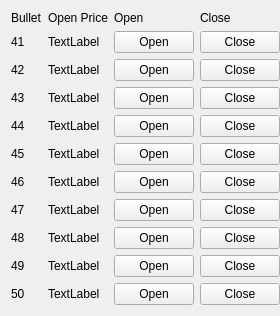
   <widget class="QWidget" name="gridLayoutWidget_5">
    <property name="geometry">
     <rect>
      <x>1060</x>
      <y>240</y>
      <width>248</width>
      <height>311</height>
     </rect>
    </property>
    <layout class="QGridLayout" name="gridLayout_5">
     <property name="rightMargin">
      <number>0</number>
     </property>
     <item row="1" column="2">
      <widget class="QPushButton" name="pushButton_83">
       <property name="text">
        <string>Open</string>
       </property>
      </widget>
     </item>
     <item row="0" column="2">
      <widget class="QLabel" name="label_105">
       <property name="text">
        <string>Open</string>
       </property>
      </widget>
     </item>
     <item row="1" column="3">
      <widget class="QPushButton" name="pushButton_84">
       <property name="text">
        <string>Close</string>
       </property>
      </widget>
     </item>
     <item row="9" column="0">
      <widget class="QLabel" name="label_106">
       <property name="text">
        <string>49</string>
       </property>
      </widget>
     </item>
     <item row="10" column="0">
      <widget class="QLabel" name="label_107">
       <property name="text">
        <string>50</string>
       </property>
      </widget>
     </item>
     <item row="5" column="3">
      <widget class="QPushButton" name="pushButton_85">
       <property name="text">
        <string>Close</string>
       </property>
      </widget>
     </item>
     <item row="2" column="3">
      <widget class="QPushButton" name="pushButton_86">
       <property name="text">
        <string>Close</string>
       </property>
      </widget>
     </item>
     <item row="9" column="3">
      <widget class="QPushButton" name="pushButton_87">
       <property name="text">
        <string>Close</string>
       </property>
      </widget>
     </item>
     <item row="1" column="0">
      <widget class="QLabel" name="label_108">
       <property name="text">
        <string>41</string>
       </property>
      </widget>
     </item>
     <item row="3" column="0">
      <widget class="QLabel" name="label_109">
       <property name="text">
        <string>43</string>
       </property>
      </widget>
     </item>
     <item row="2" column="0">
      <widget class="QLabel" name="label_110">
       <property name="text">
        <string>42</string>
       </property>
      </widget>
     </item>
     <item row="4" column="0">
      <widget class="QLabel" name="label_111">
       <property name="text">
        <string>44</string>
       </property>
      </widget>
     </item>
     <item row="0" column="0">
      <widget class="QLabel" name="label_112">
       <property name="text">
        <string>Bullet</string>
       </property>
      </widget>
     </item>
     <item row="8" column="1">
      <widget class="QLabel" name="label_113">
       <property name="text">
        <string>TextLabel</string>
       </property>
      </widget>
     </item>
     <item row="6" column="3">
      <widget class="QPushButton" name="pushButton_88">
       <property name="text">
        <string>Close</string>
       </property>
      </widget>
     </item>
     <item row="8" column="3">
      <widget class="QPushButton" name="pushButton_89">
       <property name="text">
        <string>Close</string>
       </property>
      </widget>
     </item>
     <item row="9" column="1">
      <widget class="QLabel" name="label_114">
       <property name="text">
        <string>TextLabel</string>
       </property>
      </widget>
     </item>
     <item row="3" column="2">
      <widget class="QPushButton" name="pushButton_90">
       <property name="text">
        <string>Open</string>
       </property>
      </widget>
     </item>
     <item row="0" column="3">
      <widget class="QLabel" name="label_115">
       <property name="text">
        <string>Close</string>
       </property>
      </widget>
     </item>
     <item row="2" column="2">
      <widget class="QPushButton" name="pushButton_91">
       <property name="text">
        <string>Open</string>
       </property>
      </widget>
     </item>
     <item row="8" column="0">
      <widget class="QLabel" name="label_116">
       <property name="text">
        <string>48</string>
       </property>
      </widget>
     </item>
     <item row="7" column="0">
      <widget class="QLabel" name="label_117">
       <property name="text">
        <string>47</string>
       </property>
      </widget>
     </item>
     <item row="6" column="0">
      <widget class="QLabel" name="label_118">
       <property name="text">
        <string>46</string>
       </property>
      </widget>
     </item>
     <item row="5" column="0">
      <widget class="QLabel" name="label_119">
       <property name="text">
        <string>45</string>
       </property>
      </widget>
     </item>
     <item row="6" column="1">
      <widget class="QLabel" name="label_120">
       <property name="text">
        <string>TextLabel</string>
       </property>
      </widget>
     </item>
     <item row="7" column="1">
      <widget class="QLabel" name="label_121">
       <property name="text">
        <string>TextLabel</string>
       </property>
      </widget>
     </item>
     <item row="4" column="3">
      <widget class="QPushButton" name="pushButton_92">
       <property name="text">
        <string>Close</string>
       </property>
      </widget>
     </item>
     <item row="5" column="2">
      <widget class="QPushButton" name="pushButton_93">
       <property name="text">
        <string>Open</string>
       </property>
      </widget>
     </item>
     <item row="7" column="2">
      <widget class="QPushButton" name="pushButton_94">
       <property name="text">
        <string>Open</string>
       </property>
      </widget>
     </item>
     <item row="6" column="2">
      <widget class="QPushButton" name="pushButton_95">
       <property name="text">
        <string>Open</string>
       </property>
      </widget>
     </item>
     <item row="4" column="2">
      <widget class="QPushButton" name="pushButton_96">
       <property name="text">
        <string>Open</string>
       </property>
      </widget>
     </item>
     <item row="9" column="2">
      <widget class="QPushButton" name="pushButton_97">
       <property name="text">
        <string>Open</string>
       </property>
      </widget>
     </item>
     <item row="8" column="2">
      <widget class="QPushButton" name="pushButton_98">
       <property name="text">
        <string>Open</string>
       </property>
      </widget>
     </item>
     <item row="10" column="2">
      <widget class="QPushButton" name="pushButton_99">
       <property name="text">
        <string>Open</string>
       </property>
      </widget>
     </item>
     <item row="0" column="1">
      <widget class="QLabel" name="label_122">
       <property name="text">
        <string>Open Price</string>
       </property>
      </widget>
     </item>
     <item row="3" column="3">
      <widget class="QPushButton" name="pushButton_100">
       <property name="text">
        <string>Close</string>
       </property>
      </widget>
     </item>
     <item row="7" column="3">
      <widget class="QPushButton" name="pushButton_101">
       <property name="text">
        <string>Close</string>
       </property>
      </widget>
     </item>
     <item row="10" column="3">
      <widget class="QPushButton" name="pushButton_102">
       <property name="text">
        <string>Close</string>
       </property>
      </widget>
     </item>
     <item row="1" column="1">
      <widget class="QLabel" name="label_123">
       <property name="text">
        <string>TextLabel</string>
       </property>
      </widget>
     </item>
     <item row="2" column="1">
      <widget class="QLabel" name="label_124">
       <property name="text">
        <string>TextLabel</string>
       </property>
      </widget>
     </item>
     <item row="3" column="1">
      <widget class="QLabel" name="label_125">
       <property name="text">
        <string>TextLabel</string>
       </property>
      </widget>
     </item>
     <item row="4" column="1">
      <widget class="QLabel" name="label_126">
       <property name="text">
        <string>TextLabel</string>
       </property>
      </widget>
     </item>
     <item row="5" column="1">
      <widget class="QLabel" name="label_127">
       <property name="text">
        <string>TextLabel</string>
       </property>
      </widget>
     </item>
     <item row="10" column="1">
      <widget class="QLabel" name="label_128">
       <property name="text">
        <string>TextLabel</string>
       </property>
      </widget>
     </item>
    </layout>
   </widget>
